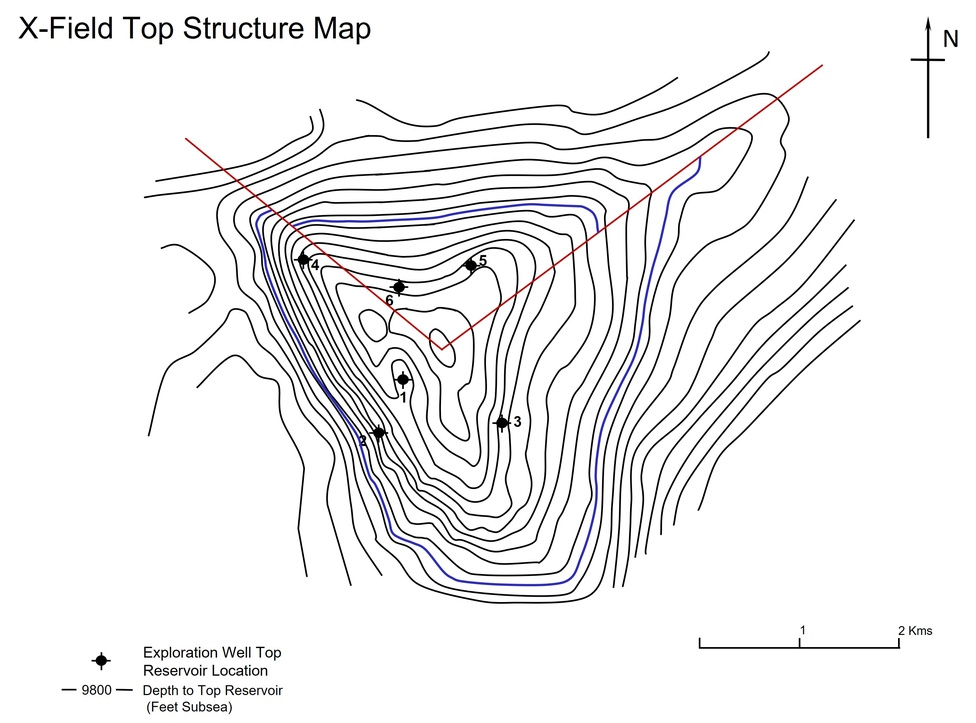
#> input picture Picture1.jpg, 976 x 723 px, shrunk from 2968 x 2200 before the run, given in place of the camera
$ python edge_detection.py   (older library calls are emulated)
#> lines starting #> are read from the running program, lines starting #| are printed output that depends on the picture; after the words box and inside, x2 and y2 are one past the last pixel; in counts of white or black regions, pixels touching at a corner belong together
import cv2
import numpy as np

#Capture livestream video content from camera 0
cap = cv2.VideoCapture(0)

kernel_size = 5

while(1):

    # Take each frame
    _, frame = cap.read()
#> frame is the input picture: shape (723, 976, 3); mean B, G, R 241, 240.5, 240.8
    frame = cv2.cvtColor(frame, cv2.COLOR_BGR2GRAY)
#> frame: shape (723, 976)
    frame = cv2.GaussianBlur(frame,(kernel_size, kernel_size),0)

    # Convert to HSV for simpler calculations
    # hsv = cv2.cvtColor(frame, cv2.COLOR_BGR2HSV)

    # Calcution of Sobelx
    sobelx = cv2.Sobel(frame,cv2.CV_64F,1,0,ksize=5)
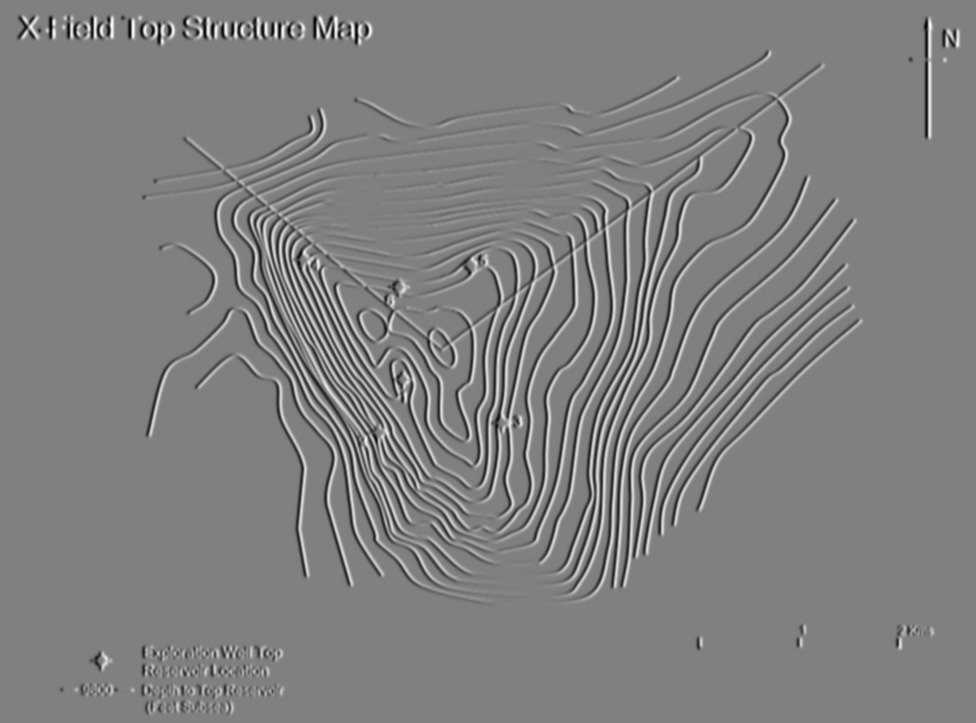
#> sobelx: shape (723, 976) float64; min -8364, max 8275, mean 0; drawn with min black and max white

    # Calculation of Sobely
    sobely = cv2.Sobel(frame,cv2.CV_64F,0,1,ksize=5)
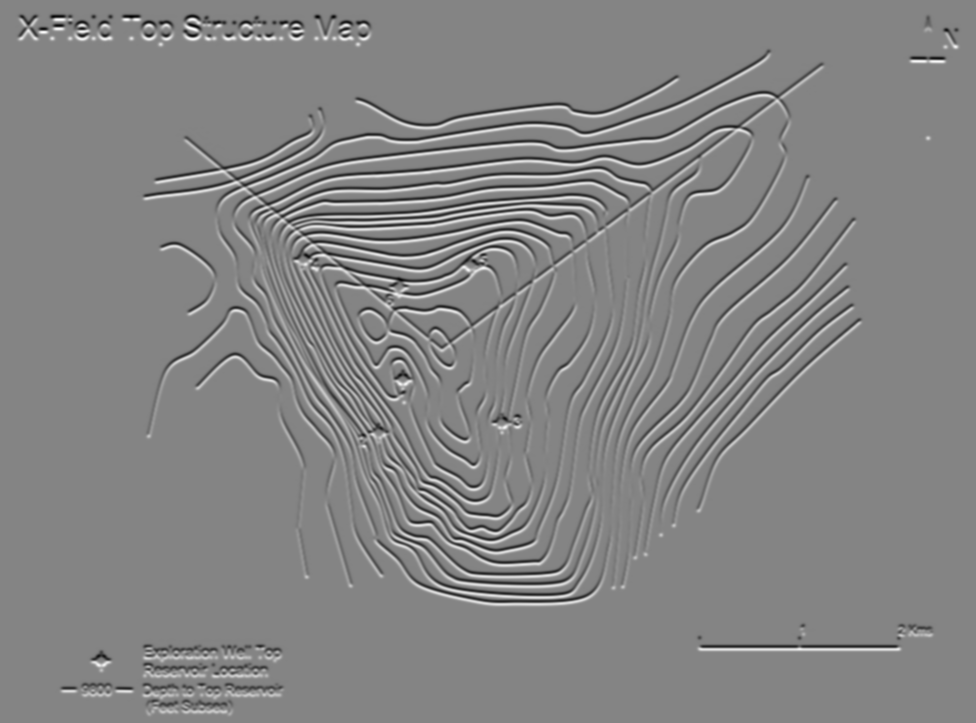
#> sobely: shape (723, 976) float64; min -8347, max 7755, mean 0; drawn with min black and max white

    # Calculation of Laplacian
    laplacian = cv2.Laplacian(frame,cv2.CV_64F)
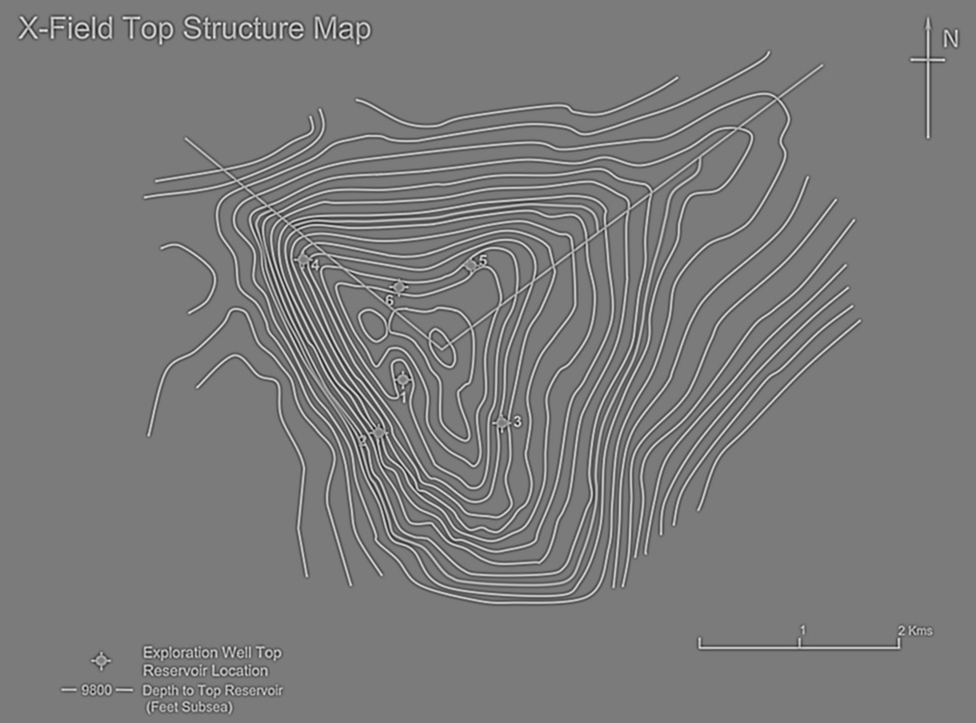
#> laplacian: shape (723, 976) float64; min -123, max 131, mean 0; drawn with min black and max white

    cv2.imshow('sobelx',sobelx)
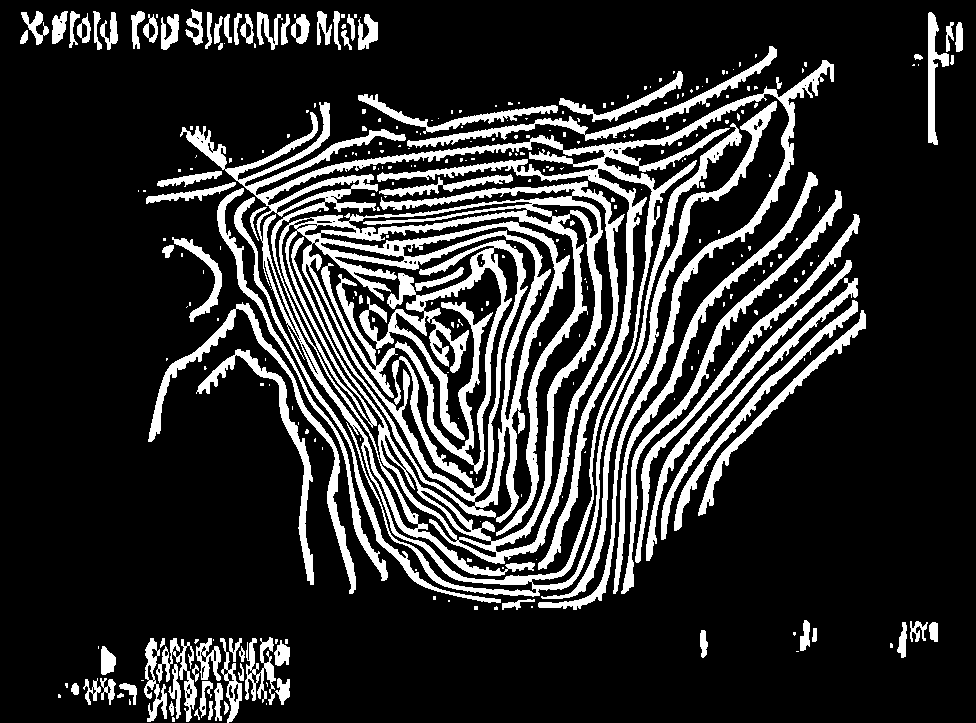
#> window 'sobelx': shape (723, 976); 18.9% white; 311 white regions (220 under 20 px), largest, box (x1, y1, x2, y2) and area: (279, 181, 625, 564) 41916, (180, 60, 834, 610) 31773, (541, 101, 777, 599) 4236
    cv2.imshow('sobely',sobely)
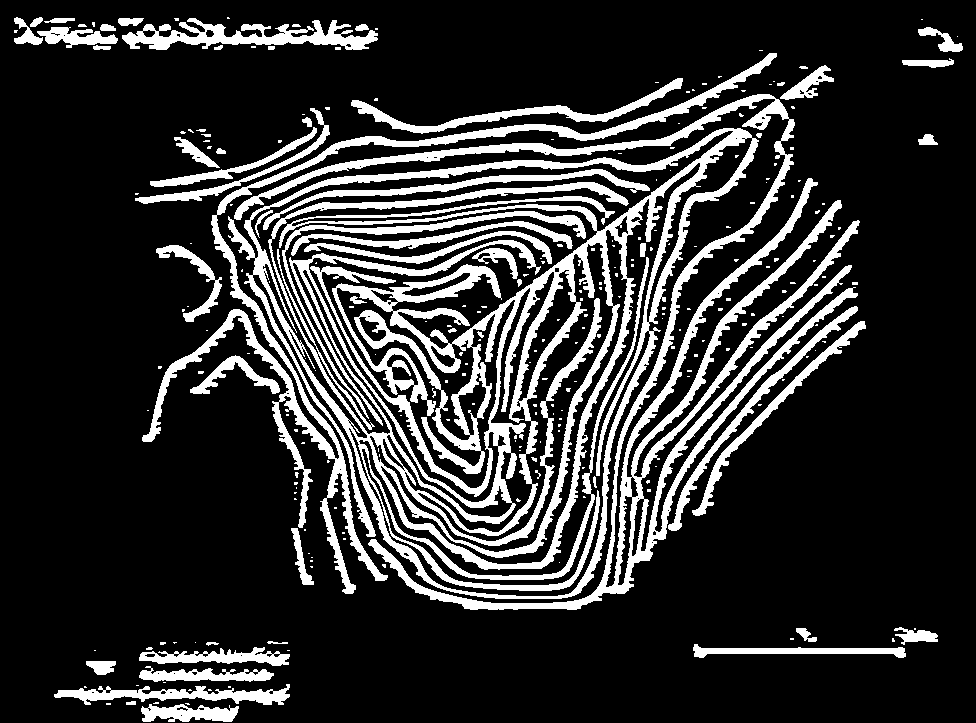
#> window 'sobely': shape (723, 976); 19.1% white; 263 white regions (202 under 20 px), largest, box (x1, y1, x2, y2) and area: (228, 128, 759, 599) 59464, (234, 94, 860, 610) 24726, (142, 53, 777, 594) 11887
    cv2.imshow('laplacian',laplacian)
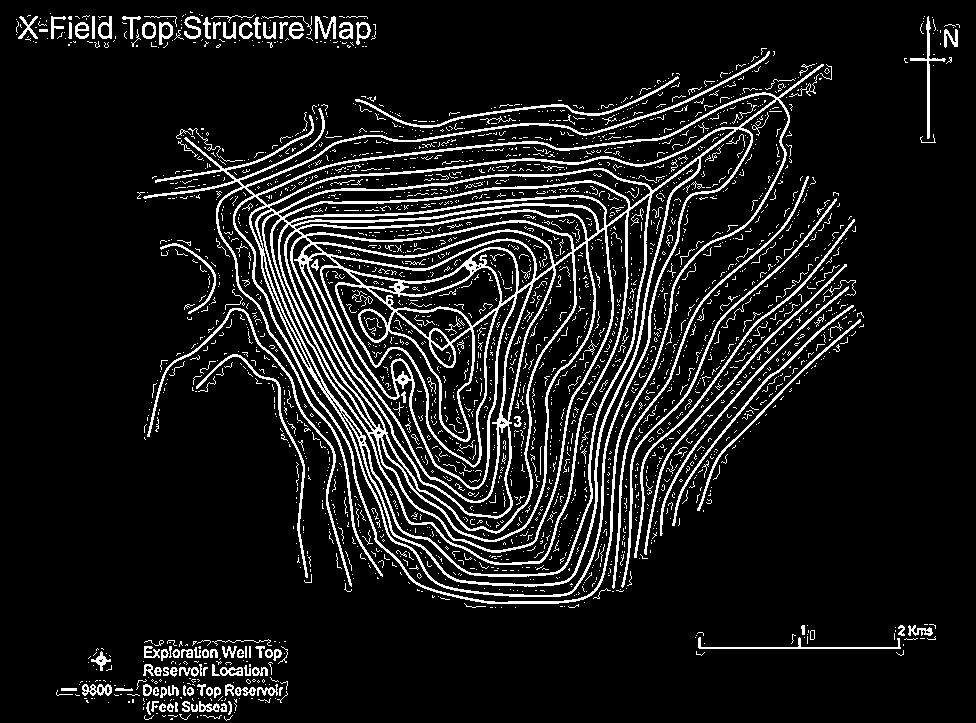
#> window 'laplacian': shape (723, 976); 10.3% white in thin lines or dots
    if cv2.waitKey(1) & 0xFF == 'q':
#> (key Esc is pressed here)
        break

cv2.destroyAllWindows()

#release the frame
cap.release()

$ run again, on Picture5.png
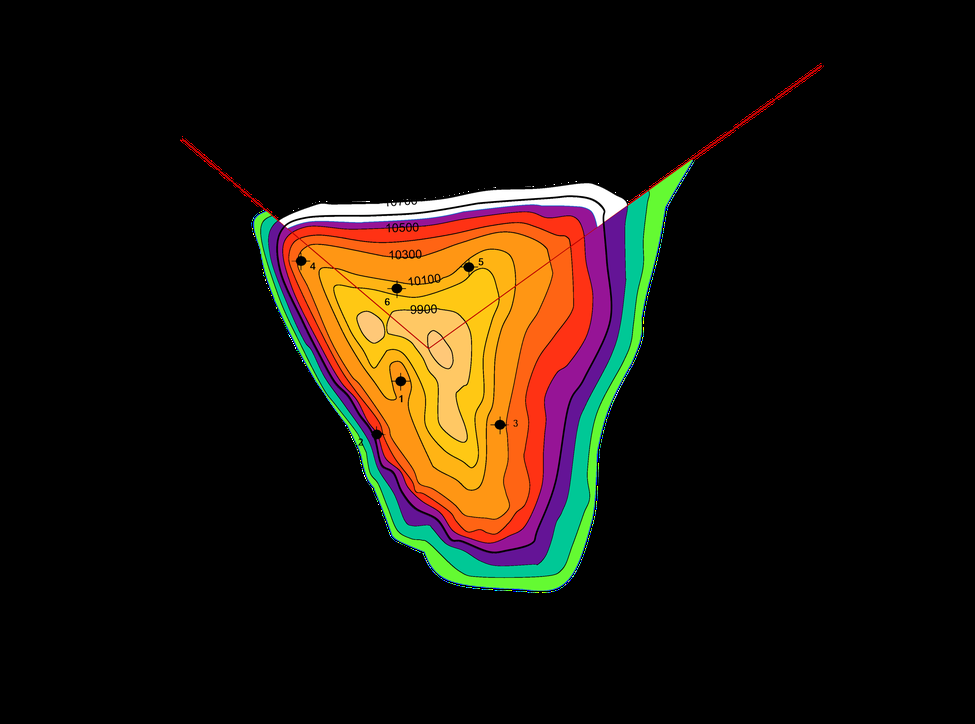
#> input picture Picture5.png, 975 x 724 px, shrunk from 2962 x 2200 before the run, given in place of the camera
#> frame is the input picture: shape (724, 975, 3); mean B, G, R 11.7, 20.9, 29.4
#> `cv2.imshow('sobelx',sobelx)`:
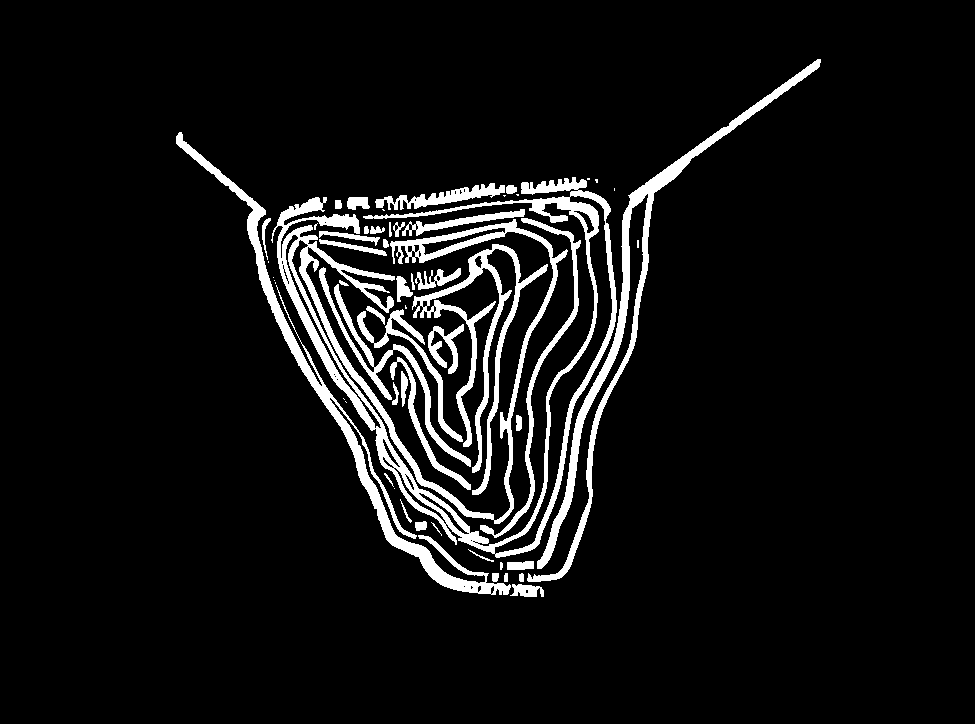
#> window 'sobelx': shape (724, 975); 7.3% white; 57 white regions (16 under 20 px), largest, box (x1, y1, x2, y2) and area: (271, 177, 617, 558) 19187, (527, 59, 821, 582) 7606, (176, 132, 511, 595) 6914
#> `cv2.imshow('laplacian',laplacian)`:
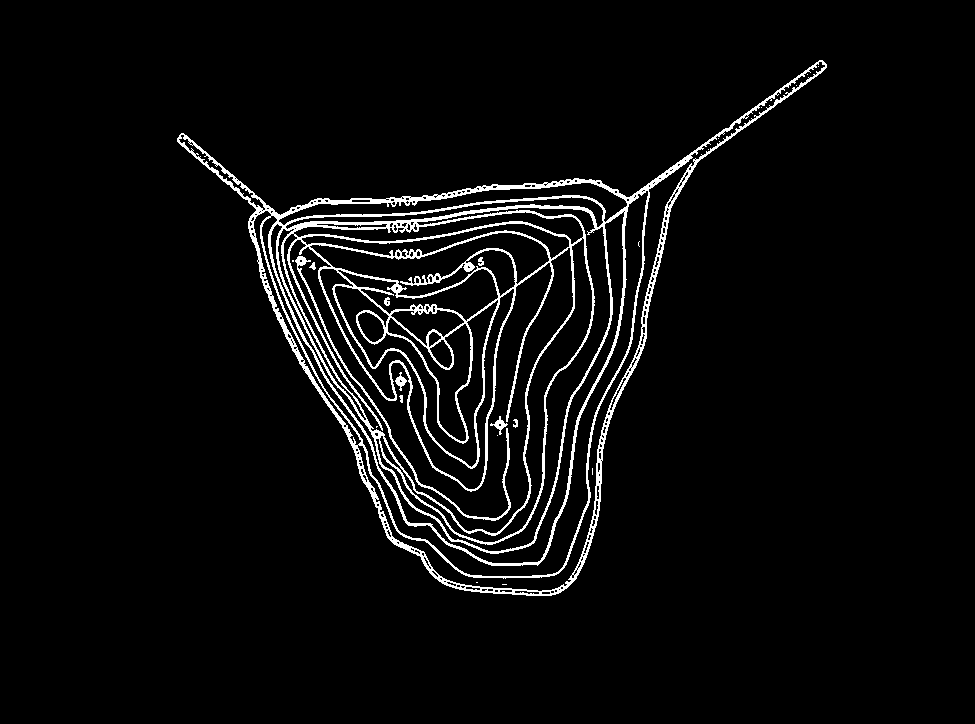
#> window 'laplacian': shape (724, 975); 4.4% white in thin lines or dots, all inside (x1, y1, x2, y2) = (177, 60, 827, 596)

$ run again, on WhatsApp Image 2021-11-16 at 11.58.51 AM.jpeg
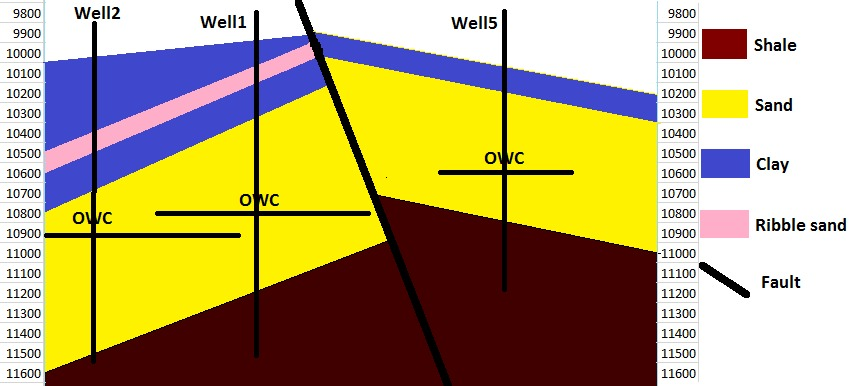
#> input picture WhatsApp Image 2021-11-16 at 11.58.51 AM.jpeg, 853 x 386 px, given in place of the camera
#> frame is the input picture: shape (386, 853, 3); mean B, G, R 112.5, 163.4, 180.9
#> `cv2.imshow('sobelx',sobelx)`:
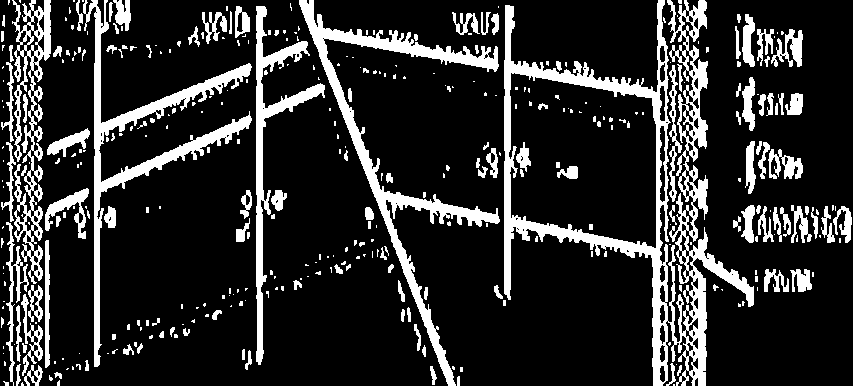
#> window 'sobelx': shape (386, 853); 17.6% white; 378 white regions (247 under 20 px), largest, box (x1, y1, x2, y2) and area: (504, 0, 754, 386) 16765, (299, 0, 500, 386) 7725, (83, 0, 252, 367) 6433
#> `cv2.imshow('laplacian',laplacian)`:
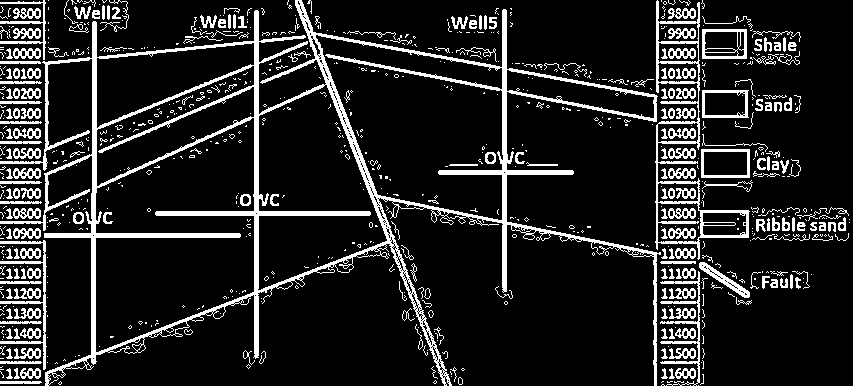
#> window 'laplacian': shape (386, 853); 13.7% white; 827 white regions (597 under 20 px), largest, box (x1, y1, x2, y2) and area: (0, 0, 661, 386) 20581, (655, 0, 750, 260) 2696, (0, 240, 47, 370) 857

$ run again, on WhatsApp Image 2021-11-16 at 11.58.54 AM.jpeg
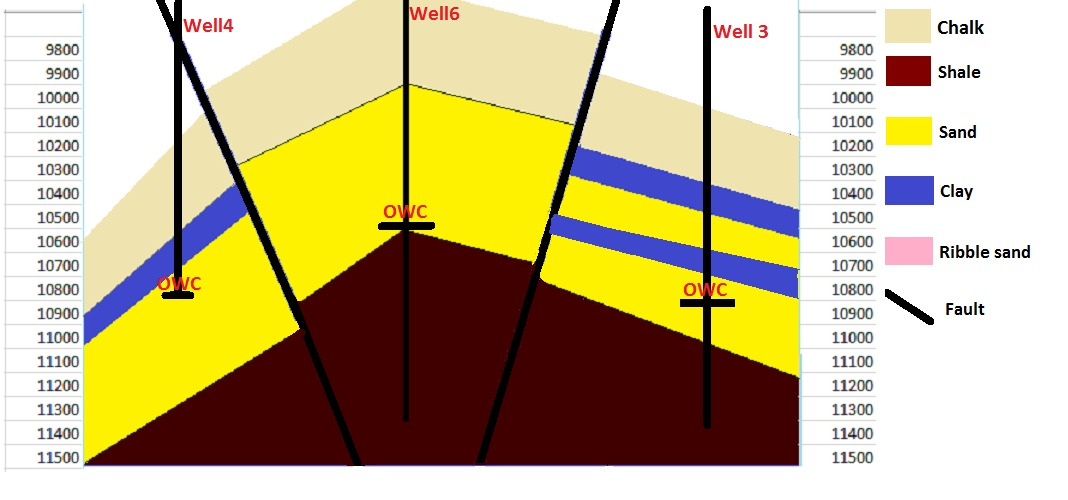
#> input picture WhatsApp Image 2021-11-16 at 11.58.54 AM.jpeg, 1068 x 500 px, given in place of the camera
#> frame is the input picture: shape (500, 1068, 3); mean B, G, R 140.5, 182.8, 198
#> `cv2.imshow('sobelx',sobelx)`:
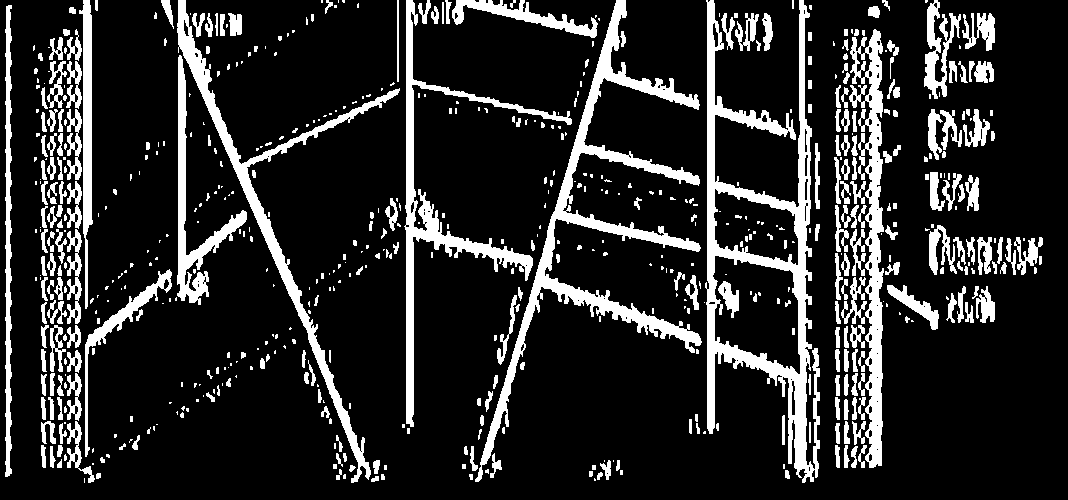
#> window 'sobelx': shape (500, 1068); 16.5% white; 621 white regions (331 under 20 px), largest, box (x1, y1, x2, y2) and area: (705, 0, 820, 483) 13411, (475, 0, 702, 482) 10951, (177, 0, 400, 483) 6448
#> `cv2.imshow('laplacian',laplacian)`:
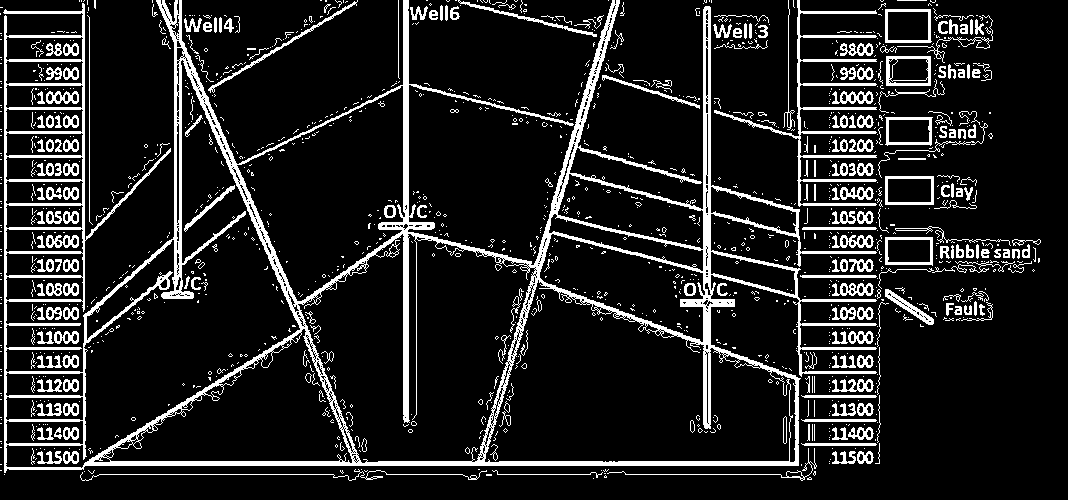
#> window 'laplacian': shape (500, 1068); 13.1% white; 1397 white regions (1149 under 20 px), largest, box (x1, y1, x2, y2) and area: (3, 0, 877, 473) 37578, (714, 0, 877, 207) 2854, (208, 0, 358, 93) 521
